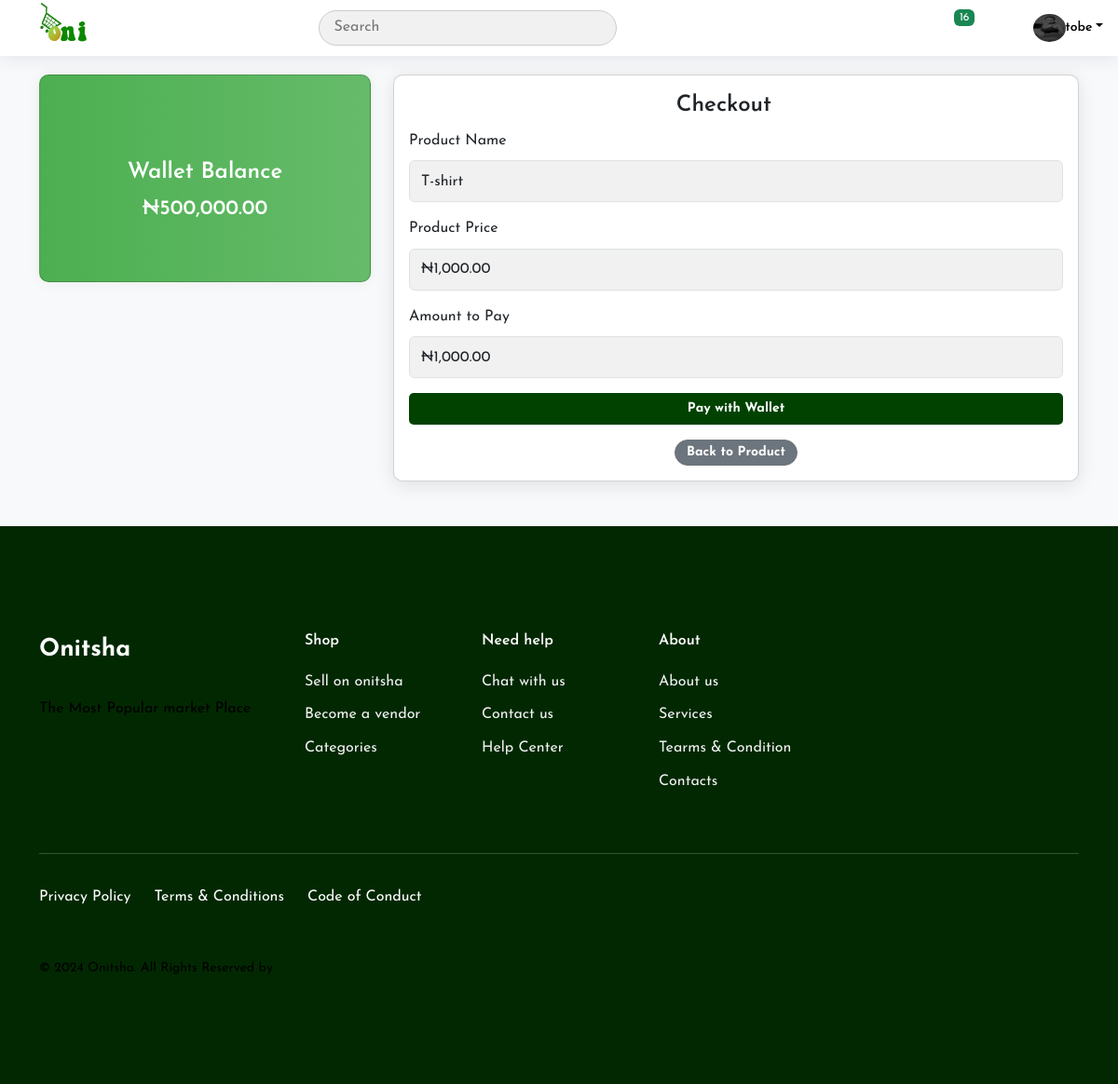
/purchase/d3333ddi3d (signed in), run on the app's committed database.
### userauths/models.py (models this page shows, shortened)
class User(AbstractUser):
    username = models.CharField(max_length=100)
    email = models.EmailField(unique=True)
    is_staff = models.BooleanField(default=False)
    is_superuser = models.BooleanField(default=False)
    USERNAME_FIELD = 'email'
    REQUIRED_FIELDS =['username']

class Profile(models.Model):
    user = models.OneToOneField(User, on_delete=models.CASCADE)
    image = models.ImageField(upload_to="image", default='default.jpg')
    full_name = models.CharField(max_length=200, null=True, blank=True)
    bio = models.CharField(max_length=200, null=True, blank=True)
    location = models.CharField(max_length=30, blank=True)
    facebook = models.URLField(max_length=200, blank=True, null=True)
    whatsapp = models.URLField(max_length=200, blank=True, null=True)
    instagram = models.URLField(max_length=200, blank=True, null=True)
    phone = models.CharField(max_length=200) # +234 (456) - 789
    verified = models.BooleanField(default=False)
    saved_products = models.ManyToManyField('core.Product', related_name="saved_by", blank=True)

### core/models.py (models this page shows, shortened)
class Wallet(models.Model):
    user = models.ForeignKey(User, on_delete=models.CASCADE)
    wallet_id = ShortUUIDField(unique=True, length=7, max_length=25, prefix="ONI", alphabet="1234567890")  # Shorter Wallet ID
    balance = models.DecimalField(max_digits=10, decimal_places=2, default=0.00)
    date= models.DateTimeField(auto_now_add=True)
    class Meta:
        ordering = ['-date']

class Product(models.Model):
    pid = ShortUUIDField(unique=True, length=10, max_length=20,  alphabet="pid123")
    user = models.ForeignKey(User, on_delete=models.SET_NULL, null=True)
    title = models.CharField(max_length=255)
    description = models.TextField()
    price = models.DecimalField(max_digits=10, decimal_places=2)
    category = models.ForeignKey(Category, on_delete=models.SET_NULL, null=True, related_name="category")
    created_at = models.DateTimeField(auto_now_add=True)
    updated_at = models.DateTimeField(auto_now=True)
    image = models.ImageField(upload_to=user_directory_path, default="default.jpg")
    youtube_url = models.URLField(null=True, blank=True)  # Optional YouTube link
    views = models.IntegerField(default=0)
    brand = models.ForeignKey(Brand, related_name='brand', on_delete=models.CASCADE)
    model = models.CharField(max_length=100, null=True, blank=True)
    year = models.IntegerField(null=True, blank=True)
    condition = models.CharField(max_length=50, choices=CONDITION, default="none")  # New, Used, Refurbished
    size = models.CharField(max_length=50, null=True, blank=True)  # For clothes, furniture, etc.
    color = models.CharField(max_length=50, null=True, blank=True)
    location = models.CharField(max_length=255, null=True, blank=True)  # For real estate, houses, etc.
    warranty = models.CharField(max_length=100, null=True, blank=True)  # For gadgets, appliances, etc.
    features = models.TextField(null=True, blank=True)  # For specific features like 'Bluetooth, GPS'
    mileage = models.IntegerField(null=True, blank=True)
    transmission = models.CharField(max_length=50, null=True, blank=True)  # Automatic, Manual
    fuel_type = models.CharField(max_length=50, null=True, blank=True)  # Petrol, Diesel, Electric
    engine_size = models.CharField(max_length=50, null=True, blank=True)
    number_of_doors = models.IntegerField(null=True, blank=True)
    number_of_seats = models.IntegerField(null=True, blank=True)
    property_type = models.CharField(max_length=100, null=True, blank=True)  # Apartment, Villa, Land
    bedrooms = models.IntegerField(null=True, blank=True)
    bathrooms = models.IntegerField(null=True, blank=True)
    square_feet = models.IntegerField(null=True, blank=True)
    lot_size = models.IntegerField(null=True, blank=True)
    year_built = models.IntegerField(null=True, blank=True)
    screen_size = models.CharField(max_length=50, null=True, blank=True)
    battery_life = models.CharField(max_length=50, null=True, blank=True)
    storage_capacity = models.CharField(max_length=50, null=True, blank=True)
    ram = models.CharField(max_length=50, null=True, blank=True)
    processor = models.CharField(max_length=50, null=True, blank=True)
    camera_quality = models.CharField(max_length=50, null=True, blank=True)
    material = models.CharField(max_length=100, null=True, blank=True)  # Wood, Metal, Plastic
    dimensions = models.CharField(max_length=100, null=True, blank=True)
    weight = models.CharField(max_length=50, null=True, blank=True)
    clothing_size = models.CharField(max_length=50, null=True, blank=True)  # Small, Medium, Large
    fabric_type = models.CharField(max_length=100, null=True, blank=True)  # Cotton, Wool, Synthetic
    age_group = models.CharField(max_length=50, null=True, blank=True)  # 3-5 years, 6-8 years, etc.
    safety_standards = models.CharField(max_length=100, null=True, blank=True)
    product_status = models.CharField(choices=STATUS, max_length=10, default="in_review")
    status = models.BooleanField(default=True)
    likes = models.IntegerField(default=0)
    tags = TaggableManager(blank=True)  # For search optimization

### core/views.py (the view)
# urls.py: path('purchase/<pid>', views.Purchase, name='purchase'),
@login_required
def Purchase(request, pid):
    product = get_object_or_404(Product, pid=pid)
    wallet = Wallet.objects.get(user=request.user)
    context ={
        'product':product,
        'wallet':wallet
    }
    return render(request, "core/purchase.html", context)

### core/context_processor.py (called while the page is built)
def default(request):
    category = Category.objects.all()
    min_max_price = Product.objects.aggregate(Min("price"), Max("price"))
    if request.user.is_authenticated:
        notifications = Notification.objects.filter(user=request.user).order_by('-date')
    else:
        notifications = []  # Empty list if the user is not authenticated
    return {
        "category": category,
        "min_max_price": min_max_price,
        "notifications": notifications,
    }

### templates/core/purchase.html (shortened to what this page needs)
{% extends "include/base.html"%}
{% block content%}
{% load static %}
{% load humanize %}
    <div class="container buyt ">
        <div class="row">
            <div class="col-md-4">
                <div class="card wallet-card mb-4">
                    <div class="card-body text-center">
                        <h4><i class="bi bi-wallet-fill"></i></h4>
                        <h4 class="card-title">Wallet Balance</h4>
                        <h3>₦{{wallet.balance|intcomma}}</h3>
                    </div>
                </div>
            </div>
            <div class="col-md-8 mb-5">
                <div class="card checkout-card">
                    <div class="card-body">
                        <h4 class="card-title text-center">Checkout <i class="bi bi-cart-check-fill"></i></h4>
                        <form  action="{% url 'core:process_purchase' product.pid %}"  method="post">
                            <div class="mb-3">
                                <label for="productName" class="form-label">Product Name</label>
                                <input type="text" class="form-control" id="productName" value="{{ product.title }}" readonly>
                            </div>
                            <div class="mb-3">
                                <label for="productPrice" class="form-label">Product Price</label>
                                <input type="text" class="form-control" id="productPrice" value="₦{{ product.price|intcomma }}" readonly>
                            </div>
                            <div class="mb-3">
                                <label for="amount" class="form-label">Amount to Pay</label>
                                <input type="text" class="form-control" id="amount" name="amount" value="₦{{ product.price|intcomma }}" readonly>
                            </div>
                            <button type="submit" class="btns w-100">Pay with Wallet</button>
                        </form>
                        <div class="mt-3 text-center">
                            <a href="{% url 'core:product-details' product.pid %}" class="btn btn-secondary">Back to Product</a>
                        </div>
                    </div>
                </div>
            </div>
        </div>
    </div>
    {% endblock content %}

### templates/include/base.html (shortened to what this page needs)
{% load static %}
<!DOCTYPE html>
<html lang="zxx">
<head>
<link rel="stylesheet" href="{% static 'assets/css/bootstrap.min.css' %}">
  <link rel="stylesheet" href="{% static 'assets/css/lightbox.min.css' %}">
<link rel="stylesheet" href="{% static 'assets/fonts/remixicon.css' %}">
<link rel="stylesheet" href="{% static 'assets/css/owl.carousel.min.css' %}">
<link rel="stylesheet" href="{% static 'assets/css/owl.theme.default.min.css' %}">
<link rel="stylesheet" href="{% static 'assets/css/magnific-popup.min.css' %}">
<link rel="stylesheet" href="{% static 'assets/css/meanmenu.min.css' %}">
<link rel="stylesheet" href="{% static 'assets/css/style.css' %}">
<link rel="stylesheet" href="{% static 'assets/bootstrap-icons/bootstrap-icons.css' %}">
<link rel="stylesheet" href="{% static 'assets/swiper/swiper-bundle.min.css' %}">
<link rel="stylesheet" href="{% static 'assets/css/responsive.css' %}">
<link rel="stylesheet" href="{% static 'assets/css/theme-dark.css' %}">
</head>
<body>
<header id="header" class="header fixed-top d-flex align-items-center">
  <div class="d-flex align-items-center justify-content-between">
    <a href="{% url 'core:index'%}" class="logo d-flex align-items-center">
      <img src="{% static 'assets/images/onitsha.png' %}" alt="">
    </a>
    <a href="#" data-bs-toggle="dropdown">
    <i class="bi bi-grid toggle-sidebar-btn"></i>
  </a>
  </div>
  <div class="search-bar">
    <form class="search-form d-flex align-items-center" method="get" action="{% url 'core:search' %}">
      <input type="text" name="q" placeholder="Search" title="Enter search keyword">
      <button type="submit"><i class="bi bi-search"></i></button>
    </form>
  </div>
  <nav class="header-nav ms-auto">
    <ul class="d-flex align-items-center">
      {% if request.user.is_authenticated %}
      <li class="nav-item dropdown">
        <a class="nav-link nav-icon" href="{% url 'core:notifications' %}" >
          <i class="bi bi-bell"></i>
          <span class="badge bg-success badge-number">{{ notifications.count }}</span>
        </a>
      </li>
      <li class="nav-item">
        <a class="nav-link nav-icon" href="{% url 'chat:new' %}">
          <i class="bi bi-chat-left-text"></i>
        </a>
      </li>
      <li class="nav-item dropdown pe-3">
        <a class="nav-link nav-profile d-flex align-items-center pe-0" href="#" data-bs-toggle="dropdown">
          <img src="{{request.user.profile.image.url}}" alt="Profile" style="width: 35px; height: 30px;"  class="rounded-circle">
          <span class="d-none d-md-block dropdown-toggle ps-2">{{ request.user.username}}</span>
        </a>
      </li>
      {% else %}
      <a href="{% url 'userauths:sign-in' %}" class="px-3">sign-in</a>
      {% endif %}
    </ul>
  </nav>
</header>
{% block content %}
{% endblock content %}
<footer class="footer-14398">
    <div class="container">
      <div class="row mb-5">
        <div class="col-md-3">
          <a href="#" class="footer-site-logo">Onitsha</a>
          <p>The Most Popular market Place</p>
        </div>
        <div class="col-md-2 ml-auto">
          <h3>Shop</h3>
          <ul class="list-unstyled links">
            <li><a href="#">Sell on onitsha</a></li>
            <li><a href="#">Become a vendor</a></li>
            <li><a href="#">Categories</a></li>
          </ul>
        </div>
        <div class="col-md-2 ml-auto">
          <h3>Need help</h3>
          <ul class="list-unstyled links">
            <li><a href="#">Chat with us</a></li>
            <li><a href="#">Contact us</a></li>
            <li><a href="#">Help Center</a></li>
          </ul>
        </div>
        <div class="col-md-2 ml-auto">
          <h3>About</h3>
          <ul class="list-unstyled links">
            <li><a href="#">About us</a></li>
            <li><a href="#">Services</a></li>
            <li><a href="#">Tearms & Condition</a></li>
            <li><a href="#">Contacts</a></li>
          </ul>
        </div>
      </div>
      <div class="row mb-4">
        <div class="col-12 pb-4">
          <div class="line"></div>
        </div>
        <div class="col-md-6 text-md-left">
          <ul class="list-unstyled link-menu nav-left">
            <li><a href="#">Privacy Policy</a></li>
            <li><a href="#">Terms &amp; Conditions</a></li>
            <li><a href="#">Code of Conduct</a></li>
          </ul>
        </div>
        <div class="col-md-6 text-md-right">
          <ul class="list-unstyled social right">
            <li><a href="#"><i class="bi bi-twitter"></i></span></a></li>
            <li><a href="#"><i class="bi bi-facebook"></i></i></a></li>
            <li><a href="#"><i class="bi bi-instagram"></i></span></a></li>
            <li><a href="#"><i class="bi bi-youtube"></i></span></a></li>
          </ul>
        </div>
      </div>
      <div class="row">
        <div class="col-md-7">
          <p><small>© <script>document.write(new Date().getFullYear())</script> Onitsha. All Rights Reserved by
          </small></p>
        </div>
      </div>
    </div>
  </footer>
  </body>
  </html>

### static/assets/css/responsive.css (style rules this page uses)
@media only screen and (min-width:1200px) and (max-width:1299px) { .ps-2 { padding-left:0!important } }

### static/assets/css/theme-dark.css (style rules this page uses)
:root { --darkColor: #1d1d1d; --bgColor: #252525; --cardColor: #0e0e0e; }

### templates/core/purchase.html (style rules this page uses)
body { background-color: #f8f9fa; }
.wallet-card { border-radius: 10px; background: linear-gradient(to right, #4caf50, #66bb6a); color: white; }
.checkout-card { border-radius: 10px; background-color: white; box-shadow: 0 4px 20px rgba(0, 0, 0, 0.1); }

### data on the page
User: user.profile.image (picture), user.username "tobe"
Wallet: balance "500,000.00"
Product: title "T-shirt", price "₦1,000.00", amount "₦1,000.00"

### other printed values
{{ notifications.count }} "16"
